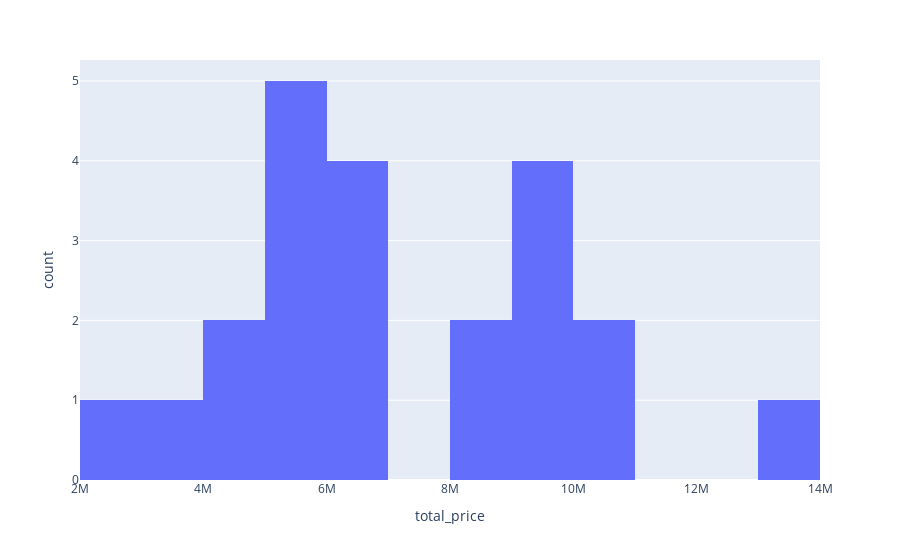

This figure's notebook cell:
### Code cell
fig = px.histogram(one_flat[one_flat.district=="Центральный"], x="total_price", nbins=20)
fig.show()

### Figure 1 — Plotly figure (JSON) as saved in the notebook; plotly's stock layout.template omitted (floating-point values rounded to 4 significant figures)
{"data": [{"alignmentgroup": "True", "bingroup": "x", "hoverlabel": {"namelength": 0}, "hovertemplate": "total_price=%{x}<br>count=%{y}", "legendgroup": "", "marker": {"color": "#636efa"}, "name": "", "nbinsx": 20, "offsetgroup": "", "orientation": "v", "showlegend": false, "type": "histogram", "x": [13000000, 4530960, 5074465, 6304230, 2345000, 10500000, 9300000, 6000000, 8800000, 9530000, 4735080, 5258755, 5232600, 6401970, 5192935, 5200000, 3600000, 10500000, 9200000, 6000000, 8800000, 9530000], "xaxis": "x", "yaxis": "y"}], "layout": {"barmode": "relative", "legend": {"tracegroupgap": 0}, "margin": {"t": 60}, "xaxis": {"anchor": "y", "domain": [0, 1], "title": {"text": "total_price"}}, "yaxis": {"anchor": "x", "domain": [0, 1], "title": {"text": "count"}}}}
